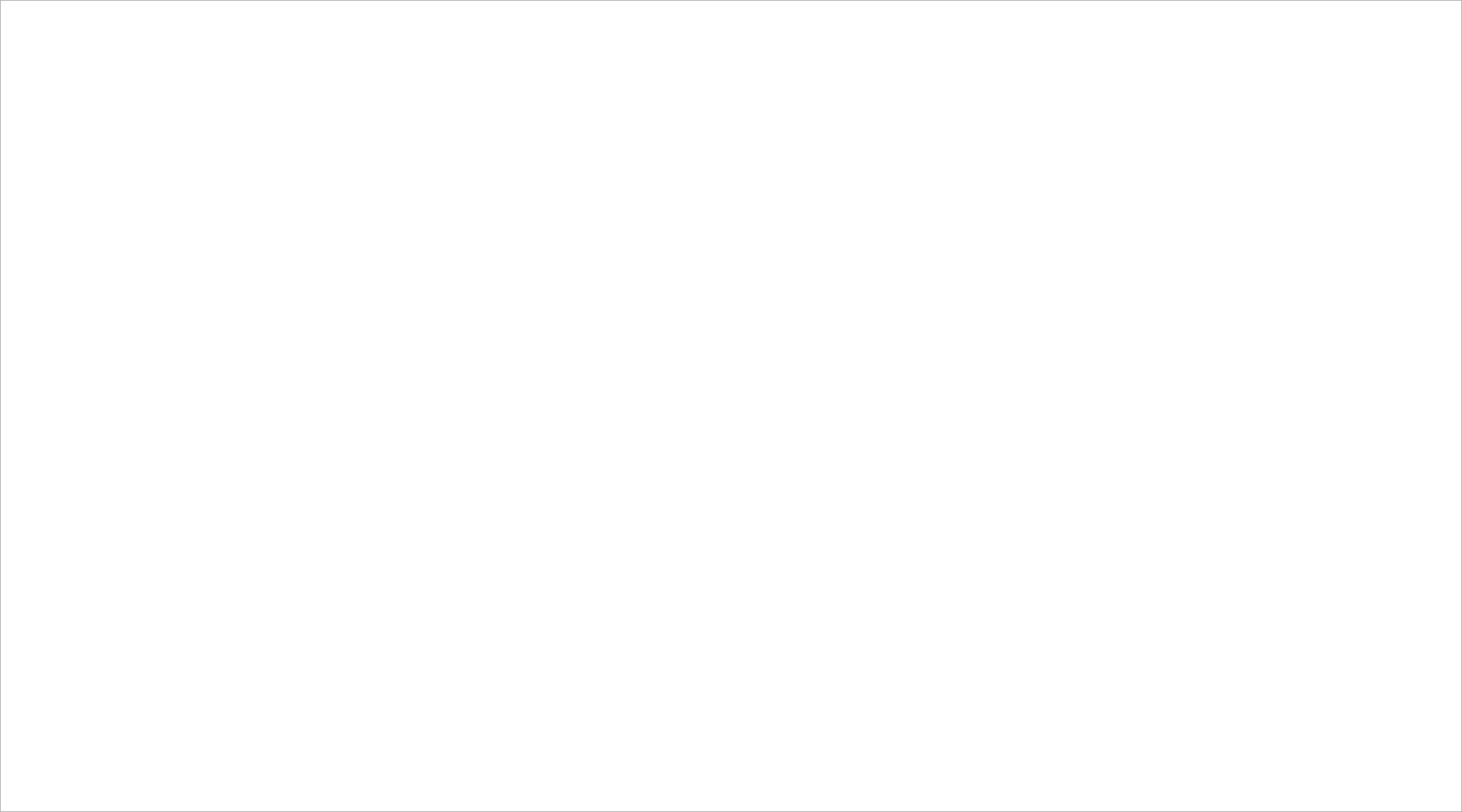
<?xml version="1.0" encoding="UTF-8"?>
<ui version="4.0">
 <class>tres</class>
 <widget class="QDialog" name="tres">
  <property name="geometry">
   <rect>
    <x>0</x>
    <y>0</y>
    <width>1800</width>
    <height>1000</height>
   </rect>
  </property>
  <property name="windowTitle">
   <string>Dialog</string>
  </property>
  <widget class="QGraphicsView" name="graphicsView">
   <property name="geometry">
    <rect>
     <x>0</x>
     <y>0</y>
     <width>1800</width>
     <height>1000</height>
    </rect>
   </property>
   <property name="styleSheet">
    <string notr="true">border-image: url(:/Imagenes/mapa3.jpg);</string>
   </property>
   <property name="verticalScrollBarPolicy">
    <enum>Qt::ScrollBarAlwaysOff</enum>
   </property>
   <property name="horizontalScrollBarPolicy">
    <enum>Qt::ScrollBarAlwaysOff</enum>
   </property>
  </widget>
 </widget>
 <resources/>
 <connections/>
</ui>
